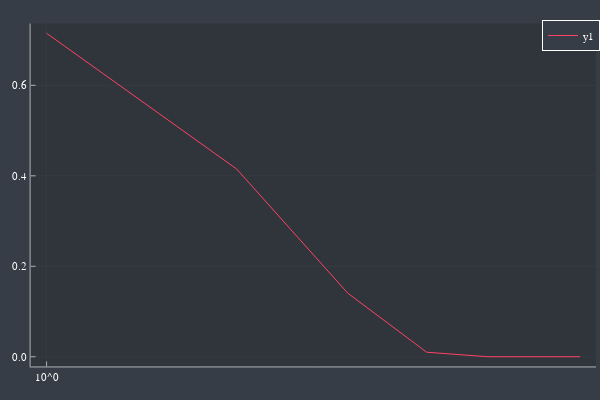

This figure's notebook cell:
### Code cell
plot(cumprod(scalings),xaxis=:log10)

### Figure 1 — Plotly figure (JSON) as saved in the notebook; plotly's stock layout.template omitted (floating-point values rounded to 4 significant figures)
{"data": [{"colorbar": {"title": ""}, "legendgroup": "y1", "line": {"color": "rgba(254, 67, 101, 1.000)", "dash": "solid", "shape": "linear", "width": 1}, "mode": "lines", "name": "y1", "showlegend": true, "type": "scatter", "x": [1, 2, 3, 4, 5, 6, 7], "xaxis": "x", "y": [0.7152, 0.4151, 0.1405, 0.01002, 1.311e-05, 7.701e-13, 0], "yaxis": "y", "zmax": null, "zmin": null}], "layout": {"annotations": [], "height": 400, "legend": {"bgcolor": "rgba(54, 61, 70, 1.000)", "bordercolor": "rgba(255, 255, 255, 1.000)", "borderwidth": 1, "font": {"color": "rgba(255, 255, 255, 1.000)", "family": "sans-serif", "size": 11}, "title": {"font": {"color": "rgba(255, 255, 255, 1.000)", "family": "sans-serif", "size": 15}, "text": ""}, "tracegroupgap": 0, "traceorder": "normal", "x": 1, "xanchor": "auto", "y": 1, "yanchor": "auto"}, "margin": {"b": 20, "l": 0, "r": 0, "t": 20}, "paper_bgcolor": "rgba(54, 61, 70, 1.000)", "plot_bgcolor": "rgba(48, 52, 59, 1.000)", "showlegend": true, "width": 600, "xaxis": {"anchor": "y", "domain": [0.05101, 0.9934], "gridcolor": "rgba(173, 178, 183, 0.100)", "gridwidth": 0.5, "linecolor": "rgba(173, 178, 183, 1.000)", "mirror": false, "range": [-0.02535, 0.8705], "showgrid": true, "showline": true, "showticklabels": true, "tickangle": 0, "tickcolor": "rgb(173, 178, 183)", "tickfont": {"color": "rgba(255, 255, 255, 1.000)", "family": "sans-serif", "size": 11}, "tickmode": "array", "ticks": "inside", "ticktext": ["10^-3", "10^0", "10^3"], "tickvals": [0.001, 1, 1000], "title": "", "titlefont": {"color": "rgba(255, 255, 255, 1.000)", "family": "sans-serif", "size": 15}, "type": "log", "visible": true, "zeroline": false, "zerolinecolor": "rgba(173, 178, 183, 1.000)"}, "yaxis": {"anchor": "x", "domain": [0.03762, 0.9902], "gridcolor": "rgba(173, 178, 183, 0.100)", "gridwidth": 0.5, "linecolor": "rgba(173, 178, 183, 1.000)", "mirror": false, "range": [-0.02146, 0.7366], "showgrid": true, "showline": true, "showticklabels": true, "tickangle": 0, "tickcolor": "rgb(173, 178, 183)", "tickfont": {"color": "rgba(255, 255, 255, 1.000)", "family": "sans-serif", "size": 11}, "tickmode": "array", "ticks": "inside", "ticktext": ["0.0", "0.2", "0.4", "0.6"], "tickvals": [0, 0.2, 0.4, 0.6], "title": "", "titlefont": {"color": "rgba(255, 255, 255, 1.000)", "family": "sans-serif", "size": 15}, "type": "-", "visible": true, "zeroline": false, "zerolinecolor": "rgba(173, 178, 183, 1.000)"}}}
